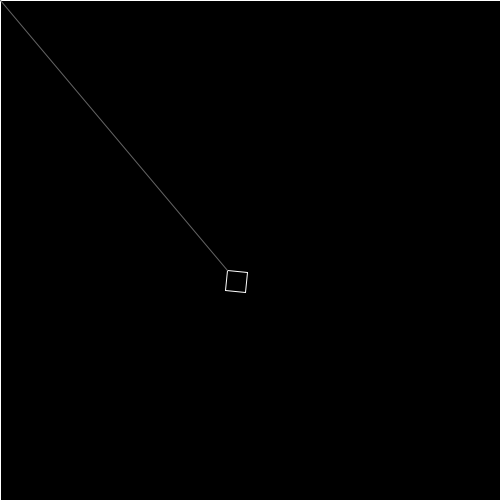
Frame 1 (no input)
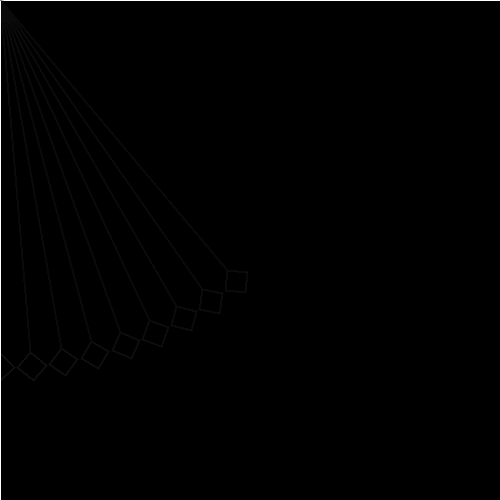
Frame 60 (the mouse pressed at the canvas centre just before this capture)
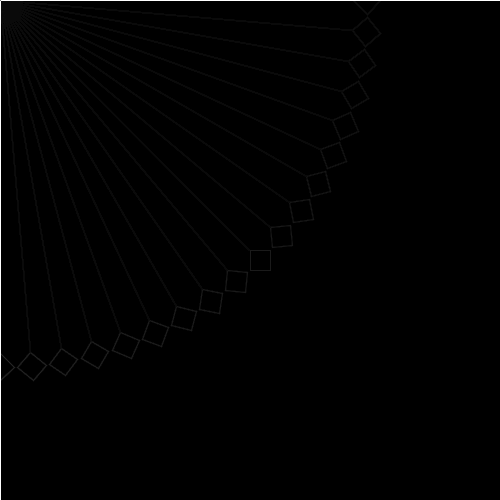
Frame 120 (the mouse held since frame 60 and released just before this capture)

The Processing sketch that drew these frames (run headless with seeded random() and noise(); from frame 60 on, the mouse is pressed at the canvas centre):

// Processing sketch: processing_39959
// ── processing_39959.pde

int angulo;

void setup() {
size (500,500);
smooth();
background(0);
stroke(255);
noFill();
angulo=0;
frameRate(40);
}

void draw() {
  fill(0,12);
  stroke(255);
  rect (0,0,width,height);
  angulo+=5;
  rotate (radians(angulo));
  rect (250,250,20,20);
  stroke(100);
  line (0,0,250,250); 
}
